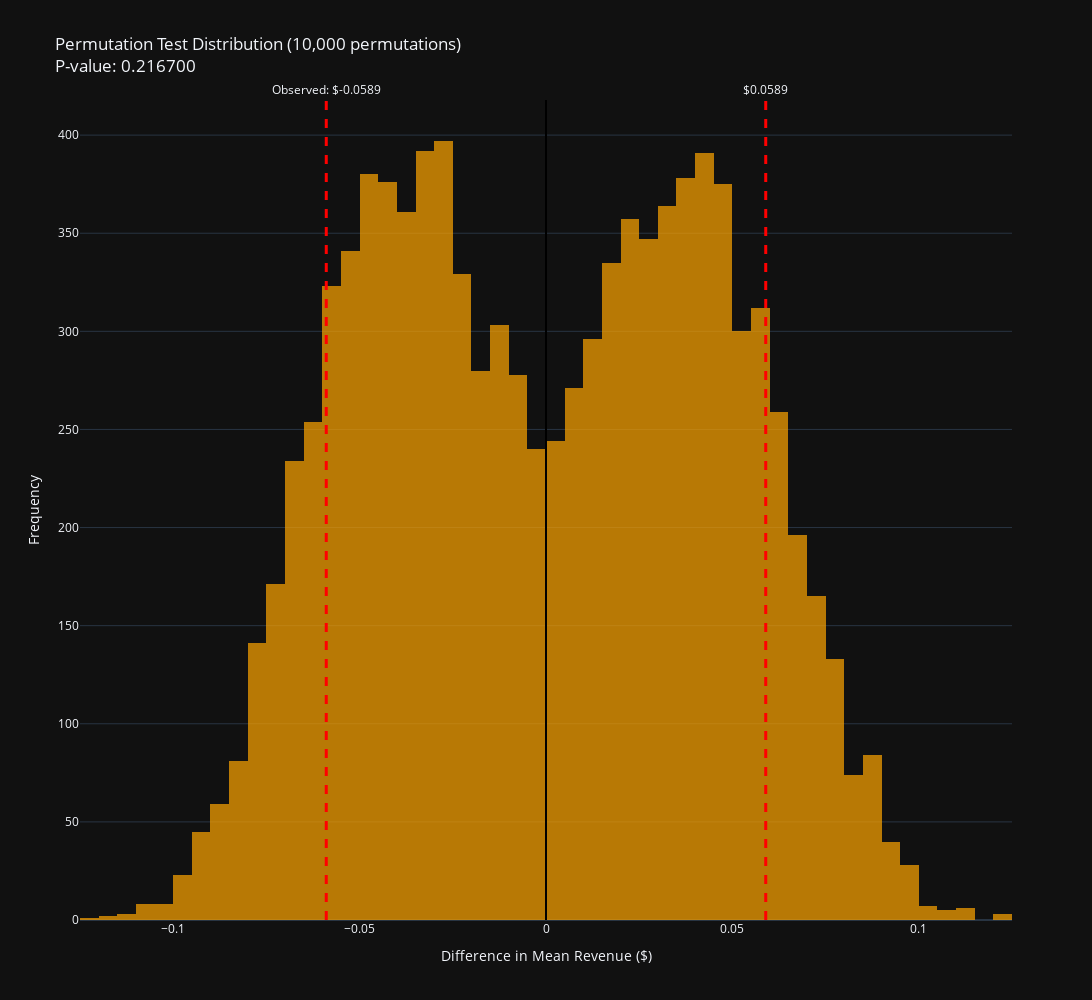

The code cell stored with this chart in its notebook:
### Code cell
# Chart 6: Permutation Test Distribution
fig6 = go.Figure()

fig6.add_trace(go.Histogram(
    x=perm_diffs,
    nbinsx=50,
    name='Permuted Differences',
    marker_color='orange',
    opacity=0.7
))

# Add vertical lines
fig6.add_vline(x=observed_diff, line_dash="dash", line_color="red", line_width=3,
               annotation_text=f"Observed: ${observed_diff:.4f}", annotation_position="top")
fig6.add_vline(x=-observed_diff, line_dash="dash", line_color="red", line_width=3,
               annotation_text=f"${-observed_diff:.4f}", annotation_position="top")
fig6.add_vline(x=0, line_dash="solid", line_color="black", line_width=2)

fig6.update_layout(
    title=f'Permutation Test Distribution (10,000 permutations)<br>P-value: {perm_pvalue:.6f}',
    xaxis_title='Difference in Mean Revenue ($)',
    yaxis_title='Frequency',
    height=1000,
    width=1600,
    showlegend=False
)

fig6.show()

### Figure 1 — Plotly figure (JSON) as saved in the notebook; plotly's stock layout.template omitted (floating-point values rounded to 4 significant figures; data arrays with more than 128 entries replaced by an {"elided": "..."} marker saying what was removed)
{"data": [{"marker": {"color": "orange"}, "name": "Permuted Differences", "nbinsx": 50, "opacity": 0.7, "x": {"elided": "10000 float values"}, "type": "histogram"}], "layout": {"shapes": [{"line": {"color": "red", "dash": "dash", "width": 3}, "type": "line", "x0": -0.05894, "x1": -0.05894, "xref": "x", "y0": 0, "y1": 1, "yref": "y domain"}, {"line": {"color": "red", "dash": "dash", "width": 3}, "type": "line", "x0": 0.05894, "x1": 0.05894, "xref": "x", "y0": 0, "y1": 1, "yref": "y domain"}, {"line": {"color": "black", "dash": "solid", "width": 2}, "type": "line", "x0": 0, "x1": 0, "xref": "x", "y0": 0, "y1": 1, "yref": "y domain"}], "annotations": [{"showarrow": false, "text": "Observed: $-0.0589", "x": -0.05894, "xanchor": "center", "xref": "x", "y": 1, "yanchor": "bottom", "yref": "y domain"}, {"showarrow": false, "text": "$0.0589", "x": 0.05894, "xanchor": "center", "xref": "x", "y": 1, "yanchor": "bottom", "yref": "y domain"}], "title": {"text": "Permutation Test Distribution (10,000 permutations)<br>P-value: 0.216700"}, "xaxis": {"title": {"text": "Difference in Mean Revenue ($)"}}, "yaxis": {"title": {"text": "Frequency"}}, "height": 1000, "width": 1600, "showlegend": false}}
